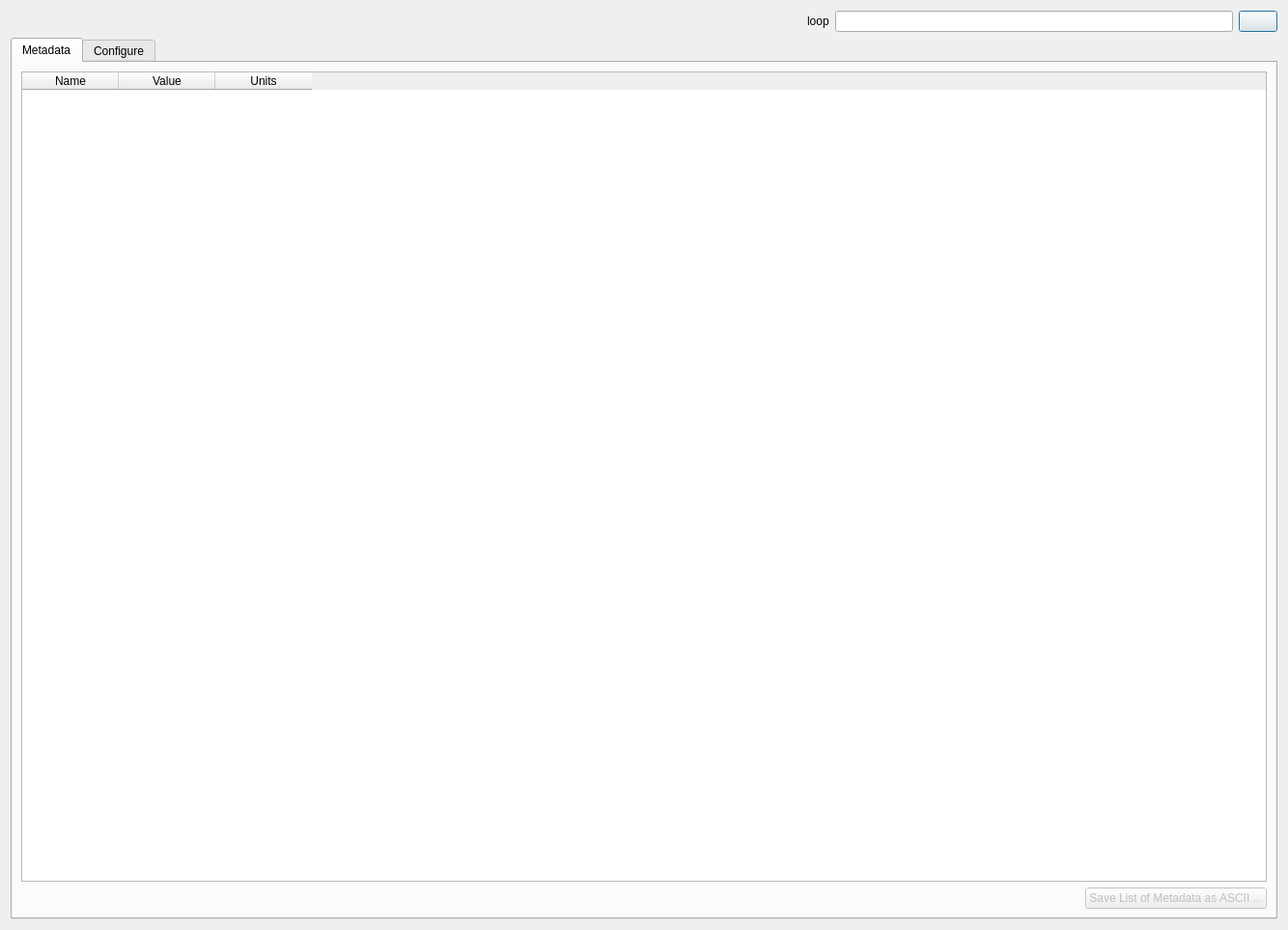
<?xml version="1.0" encoding="UTF-8"?>
<ui version="4.0">
 <class>Dialog</class>
 <widget class="QDialog" name="Dialog">
  <property name="geometry">
   <rect>
    <x>0</x>
    <y>0</y>
    <width>1334</width>
    <height>963</height>
   </rect>
  </property>
  <property name="windowTitle">
   <string>Display Metadata</string>
  </property>
  <layout class="QVBoxLayout" name="verticalLayout_2">
   <item>
    <layout class="QHBoxLayout" name="horizontalLayout_3">
     <item>
      <spacer name="horizontalSpacer_3">
       <property name="orientation">
        <enum>Qt::Horizontal</enum>
       </property>
       <property name="sizeType">
        <enum>QSizePolicy::Expanding</enum>
       </property>
       <property name="sizeHint" stdset="0">
        <size>
         <width>40</width>
         <height>20</height>
        </size>
       </property>
      </spacer>
     </item>
     <item>
      <spacer name="horizontalSpacer_4">
       <property name="orientation">
        <enum>Qt::Horizontal</enum>
       </property>
       <property name="sizeHint" stdset="0">
        <size>
         <width>40</width>
         <height>20</height>
        </size>
       </property>
      </spacer>
     </item>
     <item>
      <widget class="QLabel" name="searchLabel">
       <property name="text">
        <string>loop</string>
       </property>
      </widget>
     </item>
     <item>
      <widget class="QLineEdit" name="searchLineEdit"/>
     </item>
     <item>
      <widget class="QPushButton" name="clearButton">
       <property name="text">
        <string/>
       </property>
      </widget>
     </item>
    </layout>
   </item>
   <item>
    <widget class="QTabWidget" name="tabWidget">
     <property name="currentIndex">
      <number>0</number>
     </property>
     <widget class="QWidget" name="Metadata">
      <attribute name="title">
       <string>Metadata</string>
      </attribute>
      <layout class="QVBoxLayout" name="verticalLayout_3">
       <item>
        <layout class="QVBoxLayout" name="verticalLayout_4">
         <item>
          <widget class="QTableWidget" name="metadataTable">
           <column>
            <property name="text">
             <string>Name</string>
            </property>
           </column>
           <column>
            <property name="text">
             <string>Value</string>
            </property>
           </column>
           <column>
            <property name="text">
             <string>Units</string>
            </property>
           </column>
          </widget>
         </item>
         <item>
          <layout class="QHBoxLayout" name="horizontalLayout_2">
           <item>
            <spacer name="horizontalSpacer_2">
             <property name="orientation">
              <enum>Qt::Horizontal</enum>
             </property>
             <property name="sizeHint" stdset="0">
              <size>
               <width>40</width>
               <height>20</height>
              </size>
             </property>
            </spacer>
           </item>
           <item>
            <widget class="QPushButton" name="saveMetadataAsAsciiButton">
             <property name="enabled">
              <bool>false</bool>
             </property>
             <property name="text">
              <string>Save List of Metadata as ASCII ...</string>
             </property>
            </widget>
           </item>
          </layout>
         </item>
        </layout>
       </item>
      </layout>
     </widget>
     <widget class="QWidget" name="Configure">
      <attribute name="title">
       <string>Configure</string>
      </attribute>
      <layout class="QVBoxLayout" name="verticalLayout_5">
       <item>
        <widget class="QTableWidget" name="configureTable">
         <property name="alternatingRowColors">
          <bool>true</bool>
         </property>
         <attribute name="horizontalHeaderShowSortIndicator" stdset="0">
          <bool>false</bool>
         </attribute>
         <attribute name="verticalHeaderShowSortIndicator" stdset="0">
          <bool>false</bool>
         </attribute>
         <attribute name="horizontalHeaderShowSortIndicator" stdset="0">
          <bool>false</bool>
         </attribute>
         <attribute name="verticalHeaderShowSortIndicator" stdset="0">
          <bool>false</bool>
         </attribute>
         <column>
          <property name="text">
           <string>Display ?</string>
          </property>
         </column>
         <column>
          <property name="text">
           <string>Name</string>
          </property>
         </column>
         <column>
          <property name="text">
           <string>Value</string>
          </property>
         </column>
         <column>
          <property name="text">
           <string>Units</string>
          </property>
         </column>
        </widget>
       </item>
       <item>
        <layout class="QHBoxLayout" name="horizontalLayout">
         <item>
          <widget class="QPushButton" name="unselectAllButton">
           <property name="text">
            <string>Unselect All</string>
           </property>
          </widget>
         </item>
         <item>
          <spacer name="horizontalSpacer">
           <property name="orientation">
            <enum>Qt::Horizontal</enum>
           </property>
           <property name="sizeHint" stdset="0">
            <size>
             <width>40</width>
             <height>20</height>
            </size>
           </property>
          </spacer>
         </item>
         <item>
          <widget class="QPushButton" name="exportConfigurationButton">
           <property name="text">
            <string>Export Configuration ...</string>
           </property>
          </widget>
         </item>
         <item>
          <widget class="QPushButton" name="importConfigurationButton">
           <property name="text">
            <string>Import Configuration ...</string>
           </property>
          </widget>
         </item>
        </layout>
       </item>
      </layout>
     </widget>
    </widget>
   </item>
  </layout>
 </widget>
 <resources/>
 <connections>
  <connection>
   <sender>tabWidget</sender>
   <signal>currentChanged(int)</signal>
   <receiver>Dialog</receiver>
   <slot>userChangedTab()</slot>
   <hints>
    <hint type="sourcelabel">
     <x>588</x>
     <y>489</y>
    </hint>
    <hint type="destinationlabel">
     <x>588</x>
     <y>489</y>
    </hint>
   </hints>
  </connection>
  <connection>
   <sender>saveMetadataAsAsciiButton</sender>
   <signal>clicked()</signal>
   <receiver>Dialog</receiver>
   <slot>saveMetadataListAsAscii()</slot>
   <hints>
    <hint type="sourcelabel">
     <x>1039</x>
     <y>943</y>
    </hint>
    <hint type="destinationlabel">
     <x>588</x>
     <y>489</y>
    </hint>
   </hints>
  </connection>
  <connection>
   <sender>exportConfigurationButton</sender>
   <signal>clicked()</signal>
   <receiver>Dialog</receiver>
   <slot>exportConfiguration()</slot>
   <hints>
    <hint type="sourcelabel">
     <x>899</x>
     <y>944</y>
    </hint>
    <hint type="destinationlabel">
     <x>588</x>
     <y>489</y>
    </hint>
   </hints>
  </connection>
  <connection>
   <sender>importConfigurationButton</sender>
   <signal>clicked()</signal>
   <receiver>Dialog</receiver>
   <slot>importConfiguration()</slot>
   <hints>
    <hint type="sourcelabel">
     <x>1072</x>
     <y>944</y>
    </hint>
    <hint type="destinationlabel">
     <x>588</x>
     <y>489</y>
    </hint>
   </hints>
  </connection>
  <connection>
   <sender>clearButton</sender>
   <signal>clicked()</signal>
   <receiver>Dialog</receiver>
   <slot>clearSearchLineEdit()</slot>
   <hints>
    <hint type="sourcelabel">
     <x>1296</x>
     <y>23</y>
    </hint>
    <hint type="destinationlabel">
     <x>666</x>
     <y>481</y>
    </hint>
   </hints>
  </connection>
  <connection>
   <sender>unselectAllButton</sender>
   <signal>clicked()</signal>
   <receiver>Dialog</receiver>
   <slot>unselectAll()</slot>
   <hints>
    <hint type="sourcelabel">
     <x>63</x>
     <y>944</y>
    </hint>
    <hint type="destinationlabel">
     <x>588</x>
     <y>489</y>
    </hint>
   </hints>
  </connection>
  <connection>
   <sender>searchLineEdit</sender>
   <signal>textEdited(QString)</signal>
   <receiver>Dialog</receiver>
   <slot>liveEditSearchLineEdit()</slot>
   <hints>
    <hint type="sourcelabel">
     <x>1112</x>
     <y>23</y>
    </hint>
    <hint type="destinationlabel">
     <x>666</x>
     <y>481</y>
    </hint>
   </hints>
  </connection>
 </connections>
 <slots>
  <slot>close_gui()</slot>
  <slot>configMetadata()</slot>
  <slot>userChangedTab()</slot>
  <slot>exportConfiguration()</slot>
  <slot>importConfiguration()</slot>
  <slot>saveMetadataListAsAscii()</slot>
  <slot>unselectAll()</slot>
  <slot>sortSelectedColumn()</slot>
  <slot>liveEditSearchLineEdit()</slot>
  <slot>clearSearchLineEdit()</slot>
  <slot>leftArrowSearchButton()</slot>
  <slot>rightArrowSearchButton()</slot>
  <slot>configTableEdited()</slot>
  <slot>liveEditSearchLineEnter()</slot>
 </slots>
</ui>
